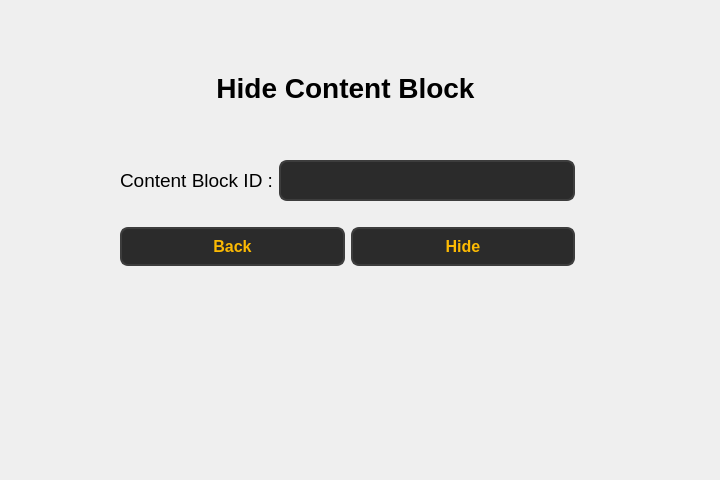
<?xml version="1.0" encoding="UTF-8"?>
<ui version="4.0">
 <class>Form</class>
 <widget class="QWidget" name="Form">
  <property name="geometry">
   <rect>
    <x>0</x>
    <y>0</y>
    <width>720</width>
    <height>480</height>
   </rect>
  </property>
  <property name="windowTitle">
   <string>Form</string>
  </property>
  <widget class="QLabel" name="label">
   <property name="geometry">
    <rect>
     <x>120</x>
     <y>67</y>
     <width>451</width>
     <height>41</height>
    </rect>
   </property>
   <property name="font">
    <font>
     <pointsize>21</pointsize>
     <bold>true</bold>
    </font>
   </property>
   <property name="text">
    <string>Hide Content Block</string>
   </property>
   <property name="alignment">
    <set>Qt::AlignmentFlag::AlignCenter</set>
   </property>
  </widget>
  <widget class="QWidget" name="layoutWidget">
   <property name="geometry">
    <rect>
     <x>120</x>
     <y>140</y>
     <width>455</width>
     <height>148</height>
    </rect>
   </property>
   <layout class="QVBoxLayout" name="verticalLayout">
    <item>
     <layout class="QHBoxLayout" name="horizontalLayout">
      <item>
       <widget class="QLabel" name="label_4">
        <property name="font">
         <font>
          <pointsize>14</pointsize>
         </font>
        </property>
        <property name="text">
         <string>Content Block ID :</string>
        </property>
       </widget>
      </item>
      <item>
       <widget class="QLineEdit" name="lineEdit_3">
        <property name="styleSheet">
         <string notr="true">QLineEdit {
        background-color: #2b2b2b;  /* Dark background */
        color: #fcba03;  /* Text color */
        border: 2px solid #3d3d3d;  /* Border color */
        border-radius: 8px;  /* Rounded corners */
        padding: 8px;  /* Padding inside the input field */
        font-size: 16px;  /* Font size */
        font-weight: bold;  /* Bold font */
    }

    QLineEdit:hover {
        background-color: #3d3d3d;  /* Background when hovered */
        border: 2px solid #fcba03;  /* Border color when hovered */
    }

    QLineEdit:focus {
        background-color: #1a1a1a;  /* Background when focused */
        border: 2px solid #fcba03;  /* Border color when focused */
        color: #ffffff;  /* Text color when focused */
    }</string>
        </property>
       </widget>
      </item>
     </layout>
    </item>
    <item>
     <layout class="QHBoxLayout" name="horizontalLayout_3">
      <item>
       <widget class="QPushButton" name="pushButton_back">
        <property name="styleSheet">
         <string notr="true">QPushButton {
        background-color: #2b2b2b;  
        color: #fcba03;              
        border: 2px solid #3d3d3d;      
        border-radius: 8px;          
        padding: 8px 16px;            
        font-size: 16px;            
        font-weight: bold;
    
    }

    QPushButton:hover {
        background-color: #fcba03;
		 color: #000000;
        border: 2px solid #5a5a5a;    
    }

    QPushButton:pressed {
        background-color: #1a1a1a;      
        border: 2px solid #2b2b2b;      
    }</string>
        </property>
        <property name="text">
         <string>Back</string>
        </property>
       </widget>
      </item>
      <item>
       <widget class="QPushButton" name="pushButton">
        <property name="styleSheet">
         <string notr="true">QPushButton {
        background-color: #2b2b2b;  
        color: #fcba03;              
        border: 2px solid #3d3d3d;      
        border-radius: 8px;          
        padding: 8px 16px;            
        font-size: 16px;            
        font-weight: bold;
    
    }

    QPushButton:hover {
        background-color: #fcba03;
		 color: #000000;
        border: 2px solid #5a5a5a;    
    }

    QPushButton:pressed {
        background-color: #1a1a1a;      
        border: 2px solid #2b2b2b;      
    }</string>
        </property>
        <property name="text">
         <string>Hide</string>
        </property>
       </widget>
      </item>
     </layout>
    </item>
   </layout>
  </widget>
 </widget>
 <resources/>
 <connections/>
</ui>
